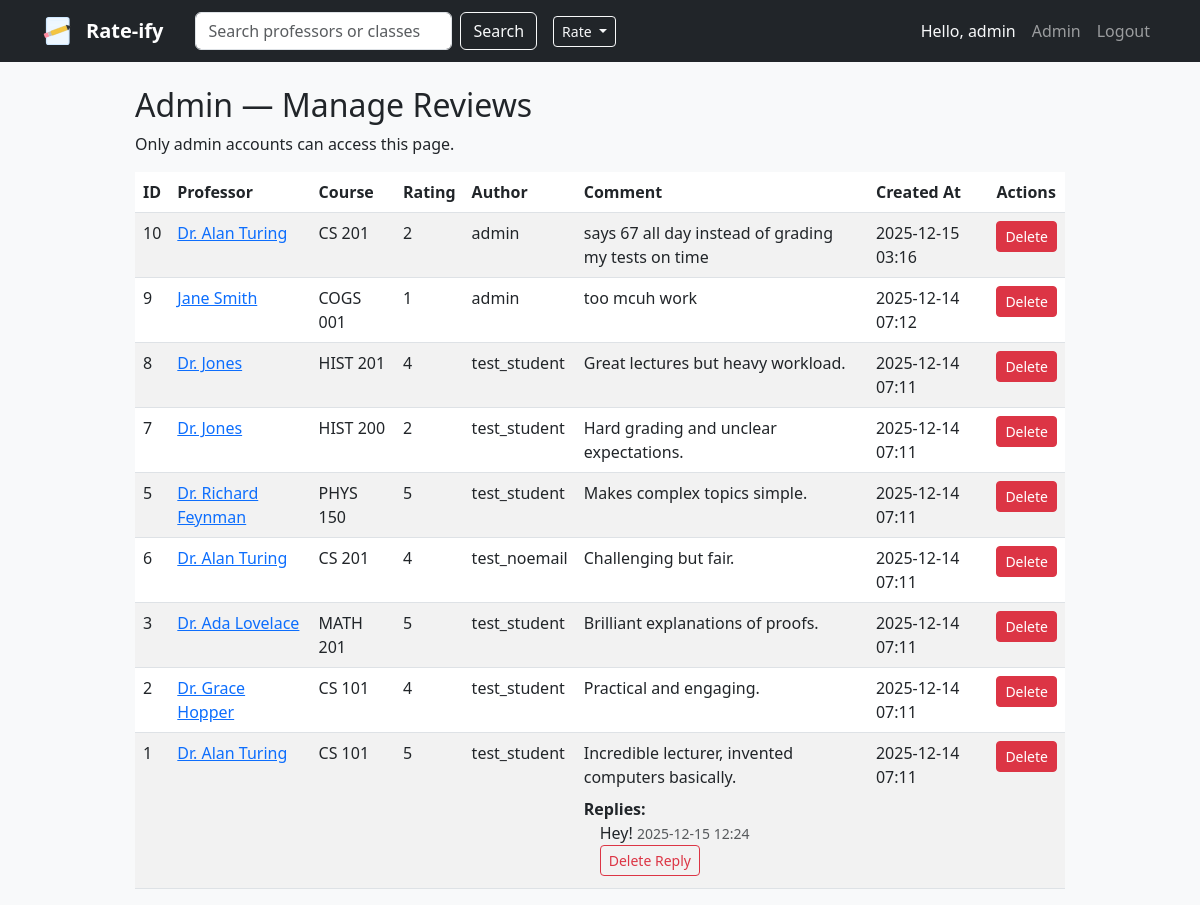
Page /admin/reviews (signed in) on the earlier database version.
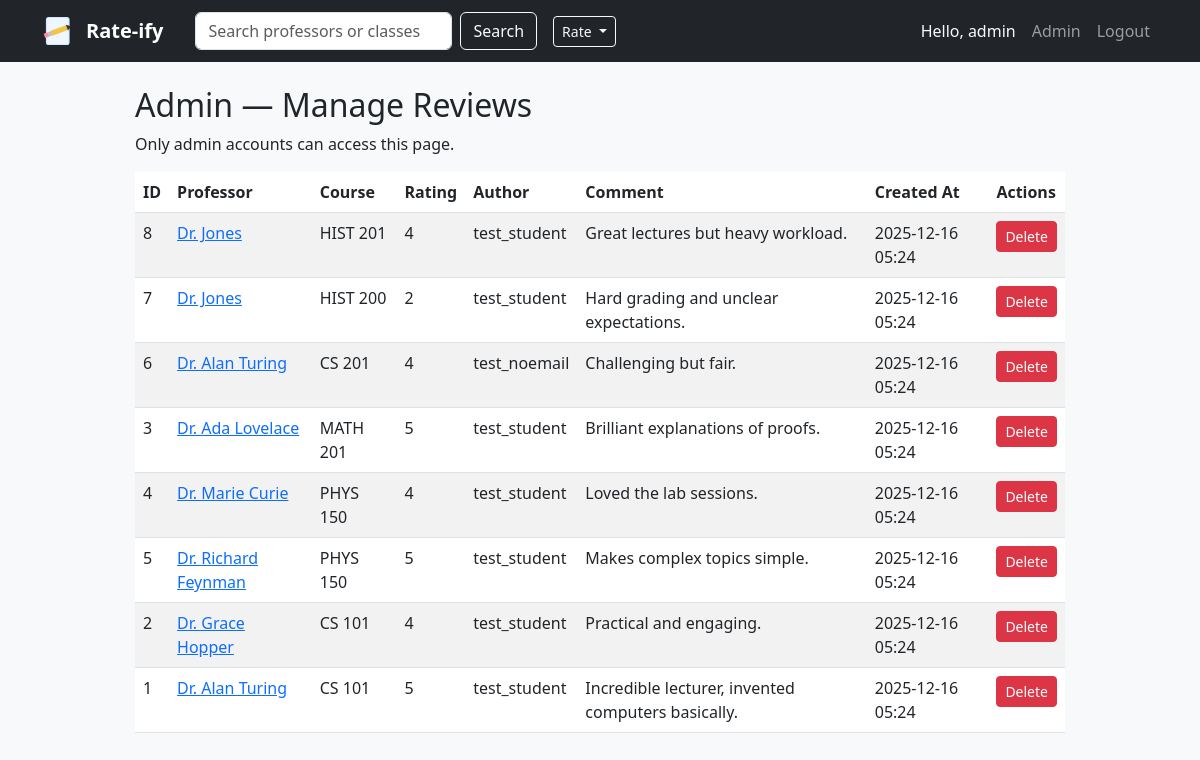
Same page on the later database version.
### app.py (models this page shows)
class User(db.Model, UserMixin):
    __tablename__ = 'users'
    id = db.Column(db.Integer, primary_key=True)
    username = db.Column(db.String(50), unique=True, nullable=False)
    email = db.Column(db.String(100), unique=True, nullable=True)
    password_hash = db.Column(db.String(255), nullable=False)
    role = db.Column(db.String(20), nullable=False, server_default='student')
    review_deletion_count = db.Column(db.Integer, default=0, nullable=False)

class Review(db.Model):
    __tablename__ = 'reviews'
    id = db.Column(db.Integer, primary_key=True)
    user_id = db.Column(db.Integer, db.ForeignKey('users.id'), nullable=True)
    professor_id = db.Column(db.Integer, db.ForeignKey('professors.id'), nullable=False)
    course_code = db.Column(db.String(20), nullable=False)
    rating = db.Column(db.Integer, nullable=False)
    comment = db.Column(db.Text)
    grade = db.Column(db.String(5), nullable=True)
    semester = db.Column(db.String(10), nullable=True)
    year = db.Column(db.Integer, nullable=True)
    created_at = db.Column(db.DateTime, default=datetime.utcnow)
    votes = db.relationship('ReviewVote', backref='review', lazy=True)
    user = db.relationship('User', backref='reviews', uselist=False)
    replies = db.relationship('ReviewReply', backref='review', lazy=True)

class ReviewReply(db.Model):
    __tablename__ = 'review_replies'
    id = db.Column(db.Integer, primary_key=True)
    user_id = db.Column(db.Integer, db.ForeignKey('users.id'), nullable=True)
    review_id = db.Column(db.Integer, db.ForeignKey('reviews.id'), nullable=False)
    comment = db.Column(db.Text, nullable=False)
    created_at = db.Column(db.DateTime, default=datetime.utcnow)
    user = db.relationship('User', backref='replies', uselist=False)

### app.py (the view)
@app.route('/admin/reviews')
@login_required
def admin_reviews():
    if getattr(current_user, 'role', None) != 'admin':
        flash('Admin access required.', 'danger')
        return redirect(url_for('home'))
    reviews = Review.query.order_by(Review.created_at.desc()).all()
    for r in reviews:
        r.professor_name = r.professor.name if r.professor else 'Unknown'
        r.author_name = r.user.username if (r.user and r.user.username) else 'Anonymous'
        r.replies_list = ReviewReply.query.filter_by(review_id=r.id).order_by(ReviewReply.created_at.asc()).all()
    return render_template('admin_reviews.html', reviews=reviews)

### app.py (called while the page is built)
@login_manager.user_loader
def load_user(user_id):
    return User.query.get(int(user_id))

### templates/admin_reviews.html
{% extends "base.html" %}
{% block content %}
<div class="col-md-10 offset-md-1">
    <h2>Admin — Manage Reviews</h2>
    <p>Only admin accounts can access this page.</p>
    <table class="table table-striped">
        <thead>
            <tr>
                <th>ID</th>
                <th>Professor</th>
                <th>Course</th>
                <th>Rating</th>
                <th>Author</th>
                <th>Comment</th>
                <th>Created At</th>
                <th>Actions</th>
            </tr>
        </thead>
        <tbody>
            {% for r in reviews %}
            <tr>
                <td>{{ r.id }}</td>
                <td>
                    {% if r.professor %}
                        <a href="{{ url_for('professor_detail', id=r.professor.id) }}">{{ r.professor_name }}</a>
                    {% else %}
                        {{ r.professor_name }}
                    {% endif %}
                </td>
                <td>{{ r.course_code }}</td>
                <td>{{ r.rating }}</td>
                <td>{{ r.author_name }}</td>
                <td>
                    <div>{{ r.comment[:80] }}{% if r.comment|length > 80 %}...{% endif %}</div>
                    {% if r.replies_list and r.replies_list|length > 0 %}
                        <div class="mt-2">
                            <strong>Replies:</strong>
                            <ul class="list-unstyled mb-0 ps-3">
                                {% for reply in r.replies_list %}
                                    <li class="mb-1">
                                        <div>{{ reply.comment }} <small class="text-muted">{{ reply.created_at.strftime('%Y-%m-%d %H:%M') }}</small></div>
                                        {% if current_user.role == 'admin' %}
                                            <form method="POST" action="{{ url_for('admin_delete_reply', reply_id=reply.id) }}" style="display:inline;" onsubmit="return confirm('Delete reply #'+{{ reply.id }}+'?');">
                                                <button type="submit" class="btn btn-sm btn-outline-danger">Delete Reply</button>
                                            </form>
                                        {% endif %}
                                    </li>
                                {% endfor %}
                            </ul>
                        </div>
                    {% endif %}
                </td>
                <td>{{ r.created_at.strftime('%Y-%m-%d %H:%M') if r.created_at else '' }}</td>
                <td>
                    <form method="POST" action="{{ url_for('admin_delete_review', review_id=r.id) }}" onsubmit="return confirm('Delete review #'+{{ r.id }}+'?');">
                        <button type="submit" class="btn btn-sm btn-danger">Delete</button>
                    </form>
                </td>
            </tr>
            {% endfor %}
        </tbody>
    </table>
</div>
{% endblock %}

### templates/base.html (shortened to what this page needs)
<!DOCTYPE html>
<html lang="en">
<head>
    <link href="https://cdn.jsdelivr.net/npm/bootstrap@5.3.0/dist/css/bootstrap.min.css" rel="stylesheet">
</head>
<body class="bg-light">
    <nav class="navbar navbar-expand-lg navbar-dark bg-dark mb-4">
        <div class="container">
            <a class="navbar-brand d-flex align-items-center" href="{{ url_for('home') }}">
                <span class="fw-bold">Rate-ify</span>
            </a>
            <div class="d-flex ms-3 me-auto align-items-center">
                <form class="d-flex" method="get" action="{{ url_for('search') }}">
                    <input class="form-control me-2" type="search" name="q" placeholder="Search professors or classes" aria-label="Search">
                    <button class="btn btn-outline-light" type="submit">Search</button>
                </form>
                <div class="dropdown ms-3">
                    <button class="btn btn-outline-light btn-sm dropdown-toggle" type="button" data-bs-toggle="dropdown">
                        Rate
                    </button>
                </div>
            </div>
            <div class="navbar-nav ms-auto">
                {% if current_user.is_authenticated %}
                    <span class="nav-item nav-link text-light">Hello, {{ current_user.username }}</span>
                    {% if current_user.role == 'admin' %}
                        <a class="nav-item nav-link" href="{{ url_for('admin_reviews') }}">Admin</a>
                    {% endif %}
                    <a class="nav-item nav-link" href="{{ url_for('logout') }}">Logout</a>
                {% else %}
                    <a class="nav-item nav-link" href="{{ url_for('login') }}">Login</a>
                    <a class="nav-item nav-link" href="{{ url_for('register') }}">Register</a>
                {% endif %}
            </div>
        </div>
    </nav>
    <div class="container">
        {% block content %}{% endblock %}
    </div>
</body>
</html>

Differences in the rows shown:
removed Review: id "10", professor_name "Dr. Alan Turing", course_code "CS 201", rating "2", author_name "admin", comment "says 67 all day instead of grading my tests on time", created_at "2025-12-15 03:16"
removed Review: id "9", professor_name "Jane Smith", course_code "COGS 001", rating "1", author_name "admin", comment "too mcuh work", created_at "2025-12-14 07:12"
removed ReviewReply: comment "Hey!", created_at "2025-12-15 12:24", shown under Review "Incredible lecturer, invented computers basically."
changed Review "HIST 201": created_at "2025-12-14 07:11" → "2025-12-16 05:24"
changed Review "HIST 200": created_at "2025-12-14 07:11" → "2025-12-16 05:24"
changed Review "CS 201": created_at "2025-12-14 07:11" → "2025-12-16 05:24"
changed Review "MATH 201": created_at "2025-12-14 07:11" → "2025-12-16 05:24"
added Review: id "4", professor_name "Dr. Marie Curie", course_code "PHYS 150", rating "4", author_name "test_student", comment "Loved the lab sessions.", created_at "2025-12-16 05:24"
changed Review "Makes complex topics simple.": created_at "2025-12-14 07:11" → "2025-12-16 05:24"; moves down the list
changed Review "Practical and engaging.": created_at "2025-12-14 07:11" → "2025-12-16 05:24"
changed Review "Incredible lecturer, invented computers basically.": created_at "2025-12-14 07:11" → "2025-12-16 05:24"; no longer shows "Replies:"
